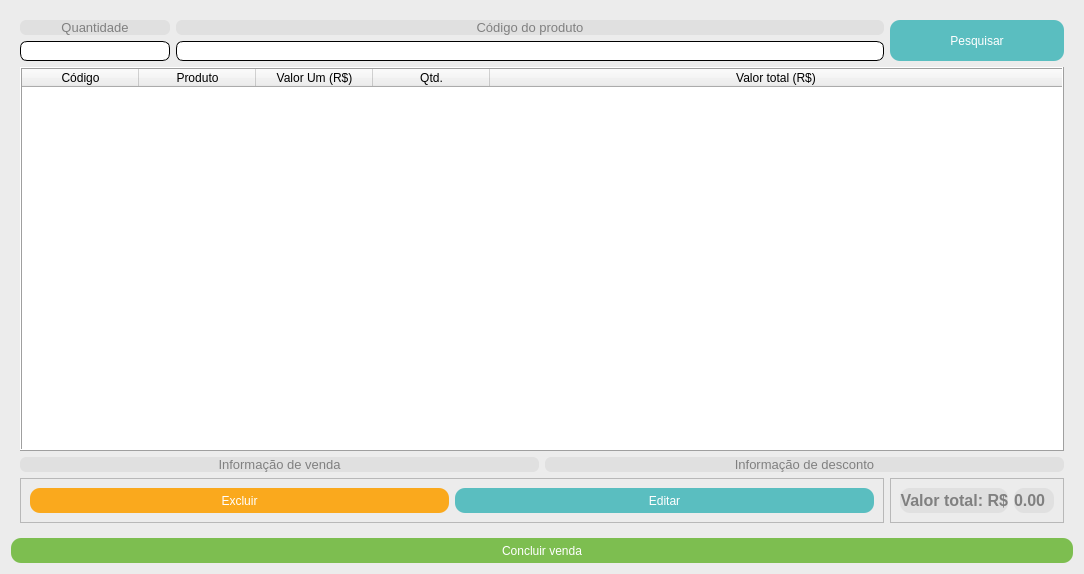
<?xml version="1.0" encoding="UTF-8"?>
<ui version="4.0">
 <class>fm_novaVenda</class>
 <widget class="QDialog" name="fm_novaVenda">
  <property name="geometry">
   <rect>
    <x>0</x>
    <y>0</y>
    <width>1084</width>
    <height>574</height>
   </rect>
  </property>
  <property name="windowTitle">
   <string>Nova venda</string>
  </property>
  <property name="styleSheet">
   <string notr="true">QDialog{
background:#ececec
}</string>
  </property>
  <layout class="QGridLayout" name="gridLayout_3">
   <item row="0" column="0">
    <widget class="QFrame" name="frame">
     <property name="frameShape">
      <enum>QFrame::NoFrame</enum>
     </property>
     <property name="frameShadow">
      <enum>QFrame::Raised</enum>
     </property>
     <layout class="QGridLayout" name="gridLayout">
      <item row="0" column="0">
       <layout class="QVBoxLayout" name="verticalLayout">
        <item>
         <widget class="QLabel" name="lb_qtd">
          <property name="styleSheet">
           <string notr="true">QLabel{
background:#e0e0e0;
color:#808080;
font-size:10pt;
border:none;
border-radius:6px;
}</string>
          </property>
          <property name="text">
           <string>Quantidade</string>
          </property>
          <property name="alignment">
           <set>Qt::AlignCenter</set>
          </property>
         </widget>
        </item>
        <item>
         <widget class="QLineEdit" name="line_qtd">
          <property name="sizePolicy">
           <sizepolicy hsizetype="Minimum" vsizetype="Maximum">
            <horstretch>0</horstretch>
            <verstretch>0</verstretch>
           </sizepolicy>
          </property>
          <property name="minimumSize">
           <size>
            <width>150</width>
            <height>20</height>
           </size>
          </property>
          <property name="styleSheet">
           <string notr="true">QLineEdit:enabled{background:#ffffff;}
QLineEdit:disabled{background:#e7e7e7;}

QLineEdit{
color:#303030;
font-size:9pt;
border-radius:7px;
border:1px solid black;
}</string>
          </property>
         </widget>
        </item>
       </layout>
      </item>
      <item row="3" column="2">
       <widget class="QFrame" name="frame_3">
        <property name="frameShape">
         <enum>QFrame::StyledPanel</enum>
        </property>
        <property name="frameShadow">
         <enum>QFrame::Raised</enum>
        </property>
        <layout class="QHBoxLayout" name="horizontalLayout">
         <item>
          <widget class="QLabel" name="lb_valor">
           <property name="font">
            <font>
             <pointsize>12</pointsize>
             <weight>75</weight>
             <italic>false</italic>
             <bold>true</bold>
            </font>
           </property>
           <property name="styleSheet">
            <string notr="true">QLabel{
background:#e0e0e0;
color:#808080;
font-size:12pt;
border:none;
border-radius:10px;
}</string>
           </property>
           <property name="text">
            <string>Valor total: R$</string>
           </property>
           <property name="alignment">
            <set>Qt::AlignRight|Qt::AlignTrailing|Qt::AlignVCenter</set>
           </property>
          </widget>
         </item>
         <item>
          <widget class="QLabel" name="lb_valorTotal">
           <property name="font">
            <font>
             <pointsize>12</pointsize>
             <weight>75</weight>
             <italic>false</italic>
             <bold>true</bold>
            </font>
           </property>
           <property name="styleSheet">
            <string notr="true">QLabel{
background:#e0e0e0;
color:#808080;
font-size:12pt;
border:none;
border-radius:10px;
}</string>
           </property>
           <property name="frameShape">
            <enum>QFrame::NoFrame</enum>
           </property>
           <property name="frameShadow">
            <enum>QFrame::Plain</enum>
           </property>
           <property name="text">
            <string>0.00  </string>
           </property>
           <property name="alignment">
            <set>Qt::AlignLeading|Qt::AlignLeft|Qt::AlignVCenter</set>
           </property>
          </widget>
         </item>
        </layout>
       </widget>
      </item>
      <item row="0" column="2">
       <widget class="QPushButton" name="btn_pesquisar">
        <property name="sizePolicy">
         <sizepolicy hsizetype="Preferred" vsizetype="Preferred">
          <horstretch>0</horstretch>
          <verstretch>0</verstretch>
         </sizepolicy>
        </property>
        <property name="minimumSize">
         <size>
          <width>150</width>
          <height>25</height>
         </size>
        </property>
        <property name="cursor">
         <cursorShape>PointingHandCursor</cursorShape>
        </property>
        <property name="styleSheet">
         <string notr="true">QPushButton:enabled{background:#5abec0;}
QPushButton:disabled{background:#2fbec0;}
QPushButton:pressed{background:#73bebe;}
QPushButton{
color:#ffffff;
font-size:9pt;
border:none;
border-radius:10px;
}</string>
        </property>
        <property name="text">
         <string>Pesquisar</string>
        </property>
        <property name="autoDefault">
         <bool>false</bool>
        </property>
       </widget>
      </item>
      <item row="0" column="1">
       <layout class="QGridLayout" name="gridLayout_2">
        <item row="0" column="0">
         <widget class="QLabel" name="lb_codProd">
          <property name="styleSheet">
           <string notr="true">QLabel{
background:#e0e0e0;
color:#808080;
font-size:10pt;
border:none;
border-radius:6px;
}</string>
          </property>
          <property name="text">
           <string>Código do produto</string>
          </property>
          <property name="alignment">
           <set>Qt::AlignCenter</set>
          </property>
         </widget>
        </item>
        <item row="1" column="0">
         <widget class="QLineEdit" name="line_codProd">
          <property name="sizePolicy">
           <sizepolicy hsizetype="Expanding" vsizetype="Maximum">
            <horstretch>0</horstretch>
            <verstretch>0</verstretch>
           </sizepolicy>
          </property>
          <property name="minimumSize">
           <size>
            <width>150</width>
            <height>20</height>
           </size>
          </property>
          <property name="styleSheet">
           <string notr="true">QLineEdit:enabled{background:#ffffff;}
QLineEdit:disabled{background:#e7e7e7;}

QLineEdit{
color:#303030;
font-size:9pt;
border-radius:7px;
border:1px solid black;
}</string>
          </property>
          <property name="maxLength">
           <number>17</number>
          </property>
         </widget>
        </item>
       </layout>
      </item>
      <item row="3" column="0" colspan="2">
       <widget class="QFrame" name="frame_4">
        <property name="frameShape">
         <enum>QFrame::StyledPanel</enum>
        </property>
        <property name="frameShadow">
         <enum>QFrame::Raised</enum>
        </property>
        <layout class="QHBoxLayout" name="horizontalLayout_2">
         <item>
          <widget class="QPushButton" name="btn_excluir">
           <property name="sizePolicy">
            <sizepolicy hsizetype="Preferred" vsizetype="Preferred">
             <horstretch>0</horstretch>
             <verstretch>0</verstretch>
            </sizepolicy>
           </property>
           <property name="minimumSize">
            <size>
             <width>150</width>
             <height>25</height>
            </size>
           </property>
           <property name="cursor">
            <cursorShape>PointingHandCursor</cursorShape>
           </property>
           <property name="styleSheet">
            <string notr="true">QPushButton:enabled{background:#faa91d;}
QPushButton:disabled{background:#fabe50;}
QPushButton:pressed{background:#ffd500;}
QPushButton{
color:#ffffff;
font-size:9pt;
border:none;
border-radius:10px;
}</string>
           </property>
           <property name="text">
            <string>Excluir</string>
           </property>
           <property name="autoDefault">
            <bool>false</bool>
           </property>
          </widget>
         </item>
         <item>
          <widget class="QPushButton" name="btn_editar">
           <property name="sizePolicy">
            <sizepolicy hsizetype="Preferred" vsizetype="Preferred">
             <horstretch>0</horstretch>
             <verstretch>0</verstretch>
            </sizepolicy>
           </property>
           <property name="minimumSize">
            <size>
             <width>150</width>
             <height>25</height>
            </size>
           </property>
           <property name="cursor">
            <cursorShape>PointingHandCursor</cursorShape>
           </property>
           <property name="styleSheet">
            <string notr="true">QPushButton:enabled{background:#5abec0;}
QPushButton:disabled{background:#2fbec0;}
QPushButton:pressed{background:#73bebe;}
QPushButton{
color:#ffffff;
font-size:9pt;
border:none;
border-radius:10px;
}</string>
           </property>
           <property name="text">
            <string>Editar</string>
           </property>
           <property name="autoDefault">
            <bool>false</bool>
           </property>
          </widget>
         </item>
        </layout>
       </widget>
      </item>
      <item row="1" column="0" colspan="3">
       <widget class="QTableWidget" name="tw">
        <property name="cursor" stdset="0">
         <cursorShape>PointingHandCursor</cursorShape>
        </property>
        <property name="styleSheet">
         <string notr="true">QTableWidget{
color:#303030;
font-size:9pt;
}</string>
        </property>
        <property name="frameShape">
         <enum>QFrame::Box</enum>
        </property>
        <property name="frameShadow">
         <enum>QFrame::Raised</enum>
        </property>
        <property name="editTriggers">
         <set>QAbstractItemView::NoEditTriggers</set>
        </property>
        <property name="selectionMode">
         <enum>QAbstractItemView::SingleSelection</enum>
        </property>
        <property name="selectionBehavior">
         <enum>QAbstractItemView::SelectRows</enum>
        </property>
        <property name="sortingEnabled">
         <bool>false</bool>
        </property>
        <attribute name="horizontalHeaderMinimumSectionSize">
         <number>50</number>
        </attribute>
        <attribute name="horizontalHeaderDefaultSectionSize">
         <number>117</number>
        </attribute>
        <attribute name="horizontalHeaderHighlightSections">
         <bool>false</bool>
        </attribute>
        <attribute name="horizontalHeaderShowSortIndicator" stdset="0">
         <bool>false</bool>
        </attribute>
        <attribute name="horizontalHeaderStretchLastSection">
         <bool>true</bool>
        </attribute>
        <attribute name="verticalHeaderVisible">
         <bool>false</bool>
        </attribute>
        <attribute name="verticalHeaderHighlightSections">
         <bool>false</bool>
        </attribute>
        <column>
         <property name="text">
          <string>Código</string>
         </property>
        </column>
        <column>
         <property name="text">
          <string>Produto</string>
         </property>
        </column>
        <column>
         <property name="text">
          <string>Valor Um (R$)</string>
         </property>
        </column>
        <column>
         <property name="text">
          <string>Qtd.</string>
         </property>
        </column>
        <column>
         <property name="text">
          <string>Valor total (R$)</string>
         </property>
        </column>
       </widget>
      </item>
      <item row="2" column="0" colspan="3">
       <layout class="QHBoxLayout" name="horizontalLayout_3">
        <item>
         <widget class="QLabel" name="lb_acao">
          <property name="styleSheet">
           <string notr="true">QLabel{
background:#e0e0e0;
color:#808080;
font-size:10pt;
border:none;
border-radius:6px;
}</string>
          </property>
          <property name="text">
           <string>Informação de venda</string>
          </property>
          <property name="alignment">
           <set>Qt::AlignCenter</set>
          </property>
         </widget>
        </item>
        <item>
         <widget class="QLabel" name="lb_acaoDesconto">
          <property name="styleSheet">
           <string notr="true">QLabel{
background:#e0e0e0;
color:#808080;
font-size:10pt;
border:none;
border-radius:6px;
}</string>
          </property>
          <property name="text">
           <string>Informação de desconto</string>
          </property>
          <property name="alignment">
           <set>Qt::AlignCenter</set>
          </property>
         </widget>
        </item>
       </layout>
      </item>
     </layout>
    </widget>
   </item>
   <item row="1" column="0">
    <widget class="QPushButton" name="btn_concluir">
     <property name="sizePolicy">
      <sizepolicy hsizetype="Preferred" vsizetype="Preferred">
       <horstretch>0</horstretch>
       <verstretch>0</verstretch>
      </sizepolicy>
     </property>
     <property name="minimumSize">
      <size>
       <width>150</width>
       <height>25</height>
      </size>
     </property>
     <property name="cursor">
      <cursorShape>PointingHandCursor</cursorShape>
     </property>
     <property name="styleSheet">
      <string notr="true">QPushButton:enabled{background:#7dbe50;}
QPushButton:disabled{background:#aaff7f;}
QPushButton:pressed{background:#aaff00;}
QPushButton{
color:#ffffff;
font-size:9pt;
border:none;
border-radius:10px;
}</string>
     </property>
     <property name="text">
      <string>Concluir venda</string>
     </property>
     <property name="autoDefault">
      <bool>false</bool>
     </property>
    </widget>
   </item>
  </layout>
 </widget>
 <tabstops>
  <tabstop>line_qtd</tabstop>
  <tabstop>line_codProd</tabstop>
  <tabstop>btn_pesquisar</tabstop>
  <tabstop>tw</tabstop>
  <tabstop>btn_concluir</tabstop>
  <tabstop>btn_editar</tabstop>
  <tabstop>btn_excluir</tabstop>
 </tabstops>
 <resources/>
 <connections/>
</ui>
